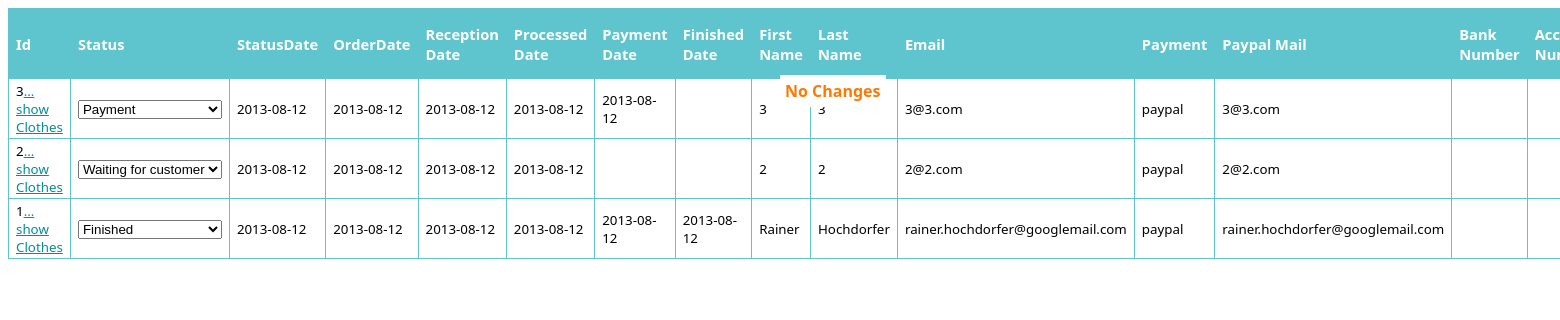
The page /manageTransactions2.php on the database its author committed.
### tables this page shows
CREATE TABLE IF NOT EXISTS `Transactions` (
  `id` int(11) NOT NULL AUTO_INCREMENT,
  `Status` varchar(255) NOT NULL,
  `FirstName` varchar(255) NOT NULL,
  `LastName` varchar(255) NOT NULL,
  `Email` varchar(255) NOT NULL,
  `street` varchar(255) NOT NULL,
  `streetNr` int(11) NOT NULL,
  `plz` int(11) NOT NULL,
  `city` varchar(255) NOT NULL,
  `Payment` varchar(255) NOT NULL,
  `FinalToPay` float NOT NULL,
  `PaypalMail` varchar(255) NOT NULL DEFAULT 'undefined',
  `BankNr` varchar(255) NOT NULL,
  `AccountNr` varchar(255) NOT NULL,
  `StatusDate` date NOT NULL,
  `RejectOption` varchar(255) NOT NULL DEFAULT 'undefined',
  `OrderDate` date NOT NULL,
  `ReceptionDate` date NOT NULL,
  `ProcessedDate` date NOT NULL,
  `PaymentDate` date NOT NULL,
  `FinishedDate` date NOT NULL,
  PRIMARY KEY (`id`)
);

### Transaction.php (called while the page is built, shortened)
<?php
class Transaction {
	public $StatusDate;
	public $OrderDate;
	public $ReceptionDate;
	public $ProcessedDate;
	public $PaymentDate;
	public $FinishedDate;
	public function getStatusDate() {
		if ($this->StatusDate == "0000-00-00") {
			return "";
		}
		else {
			return $this->StatusDate;
		}
	}
	public function getOrderDate() {
		if ($this->OrderDate == "0000-00-00") {
			return "";
		}
		else {
			return $this->OrderDate;
		}
	}
	public function getReceptionDate() {
		if ($this->ReceptionDate == "0000-00-00") {
			return "";
		}
		else {
			return $this->ReceptionDate;
		}
	}
	public function getProcessedDate() {
		if ($this->ProcessedDate == "0000-00-00") {
			return "";
		}
		else {
			return $this->ProcessedDate;
		}
	}
	public function getPaymentDate() {
		if ($this->PaymentDate == "0000-00-00") {
			return "";
		}
		else {
			return $this->PaymentDate;
		}
	}
	public function getFinishedDate() {
		if ($this->FinishedDate == "0000-00-00") {
			return "";
		}
		else {
			return $this->FinishedDate;
		}
	}
	public function loadById($transactionId) {
		$mysqli = new mysqli("rdbms.strato.de","U1401681", "22qmuh22", "DB1401681");
		$query = "SELECT * FROM Transactions WHERE Id=$transactionId";
		$result = $mysqli->query($query) or die($mysqli->error.__LINE__);
		if($result->num_rows > 0) {
			while ($row = $result->fetch_assoc()) {
				$this->id = $transactionId;
				$this->status = $row['Status'];
				$this->StatusDate = $row['StatusDate'];
				$this->OrderDate = $row['OrderDate'];
				$this->ReceptionDate = $row['ReceptionDate'];
				$this->ProcessedDate = $row['ProcessedDate'];
				$this->PaymentDate = $row['PaymentDate'];
				$this->FinishedDate = $row['FinishedDate'];
				$this->fname = $row['FirstName'];
				$this->lname = $row['LastName'];
				$this->email = $row['Email'];
				$this->payment = $row['Payment'];
				$this->PaypalMail = $row['PaypalMail'];
				break;
			}
		}
		else {
			return $this->loadResult ="error";
		}
	}
}
?>

### manageTransactions2.php (the view, shortened to what this page needs)
<!DOCTYPE html PUBLIC "-//W3C//DTD XHTML 1.0 Transitional//EN" "http://www.w3.org/TR/xhtml1/DTD/xhtml1-transitional.dtd">
<html xmlns="http://www.w3.org/1999/xhtml">
<head>
<link rel="stylesheet" type="text/css" href="style.css">
<link rel="stylesheet" href="http://code.jquery.com/ui/1.10.3/themes/smoothness/jquery-ui.css" />
</head>
<body>
<?php
 require_once('Transaction.php');
?>
<div id="result" class="orange" style="position:fixed;top:5px;background-color:#FFF;left:50%;">No Changes</div>
<div id="editContent">
    <?php
	$mysqli = new mysqli("rdbms.strato.de","U1401681", "22qmuh22", "DB1401681");
	$query = "SELECT Id FROM Transactions ORDER BY Id DESC";
	$result = $mysqli->query($query) or die($mysqli->error.__LINE__);
	if($result->num_rows > 0) {
		while ($row = $result->fetch_assoc()) {
			$transaction = new Transaction;
			$transaction->loadById($row['Id']);
			$transactions[] = $transaction;
		}
	}
	else {
		echo 'NO RESULTS - No Transactions at all';
	}
    ?>
    <table id="fullTable">
	<tr>
        <th>Id</th>
        <th>Status</th>
        <th>StatusDate</th>
        <th>OrderDate</th>
        <th>Reception Date</th>
        <th>Processed Date</th>
        <th>Payment Date</th>
        <th>Finished Date</th>
        <th>First Name</th>
        <th>Last Name</th>
        <th>Email</th>
        <th>Payment</th>
        <th>Paypal Mail</th>
        <th>Bank Number</th>
        <th>Account Number</th>
    </tr>
    <?php
	foreach ($transactions as $i => $value) {
		$statusName = $transactions[$i]->status;
		$in = "";
		$co = "";
		$re = "";
		$pr = "";
		$wa = "";
		$do = "";
		$rt = "";
		$pa = "";
		$ca = "";
		$fi = "";
		switch($statusName) {
			case "Waiting for customer": $wa = "selected='selected'"; break;
			case "Payment": $pa = "selected='selected'"; break;
			case "Finished": $fi = "selected='selected'"; break;
		}
		$id = $transactions[$i]->id;
		echo "<tr id='row$id'>";
		echo "<td>" . $id . "<a href='#' id='opener_$id'>... show Clothes</a></td>";
		echo "<td><select name='status_$id' id='status_$id' class='status' size='1''>
				<option $in value='InCart'>In Cart</option>
				<option $co value='Confirmed'>Confirmed</option>
				<option $re value='Received'>Received</option>
				<option $pr value='Processed'>Processed</option>
				<option $wa value='Waiting for customer'>Waiting for customer</option>
				<option $wp value='Waiting for Payment'>Waiting for payment</option>
				<option $do value='Donate'>Donate</option>
				<option $rt value='Return'>Return</option>
				<option $pa value='Payment'>Payment</option>
				<option $ca value='Cancelled'>Cancelled</option>
				<option $fi value='Finished'>Finished</option>
			  </select></td>";
		echo "<td>" . $transactions[$i]->getStatusDate() . "</td>";
		echo "<td>" . $transactions[$i]->getOrderDate() . "</td>";
		echo "<td>" . $transactions[$i]->getReceptionDate() . "</td>";
		echo "<td>" . $transactions[$i]->getProcessedDate() . "</td>";
		echo "<td>" . $transactions[$i]->getPaymentDate() . "</td>";
		echo "<td>" . $transactions[$i]->getFinishedDate() . "</td>";
		echo "<td>" . $transactions[$i]->fname . "</td>";
		echo "<td>" . $transactions[$i]->lname . "</td>";
		echo "<td>" . $transactions[$i]->email . "</td>";
		echo "<td>" . $transactions[$i]->payment . "</td>";
		echo "<td>" . $transactions[$i]->PaypalMail . "</td>";
		echo "<td>" . $transactions[$i]->BankNr . "</td>";
		echo "<td>" . $transactions[$i]->AccountNr . "</td>";
		echo "</tr>";
		echo "<div id='dialog_$id' class='table' title='Clothes regarding transaction: $id'>";
	}
	?>
	</table>
</div>
<br />
</body>
</html>

### style.css (style rules this page uses)
body { font-family:"Noto sans", sans-serif; font-size:12pt; }
a { color:#028E9B; }
#fullTable { font-family:"Noto sans", sans-serif; font-size:10pt; border-collapse:collapse; }
#fullTable td, #fullTable th { font-size:1em; border:1px solid #5EC4CD; padding:3px 7px 2px 7px; }
#fullTable th { font-size:1.1em; text-align:left; padding-top:5px; padding-bottom:4px; background-color:#5EC4CD; color:#ffffff; }
.orange { color:#FF7800; }
#result { font-weight:bold; padding:5px; margin-top: 70px; }
#editContent { p osition:absolute; z-index:1; t op:180px; width:100%; }
.table { display:table; font-family:"Noto sans", sans-serif; font-size:10pt; border-collapse:collapse; }

### rows shown on the page
transactions: id "3", id "Payment", StatusDate "2013-08-12", OrderDate "2013-08-12", ReceptionDate "2013-08-12", ProcessedDate "2013-08-12", PaymentDate "2013-08-12", FirstName "3", LastName "3", Email "3@3.com", Payment "paypal", PaypalMail "3@3.com"
transactions: id "2", id "Waiting for customer", StatusDate "2013-08-12", OrderDate "2013-08-12", ReceptionDate "2013-08-12", ProcessedDate "2013-08-12", FirstName "2", LastName "2", Email "2@2.com", Payment "paypal", PaypalMail "2@2.com"
transactions: id "1", id "Finished", StatusDate "2013-08-12", OrderDate "2013-08-12", ReceptionDate "2013-08-12", ProcessedDate "2013-08-12", PaymentDate "2013-08-12", FinishedDate "2013-08-12", FirstName "Rainer", LastName "Hochdorfer", Email "rainer.hochdorfer@googlemail.com", Payment "paypal", PaypalMail "rainer.hochdorfer@googlemail.com"
